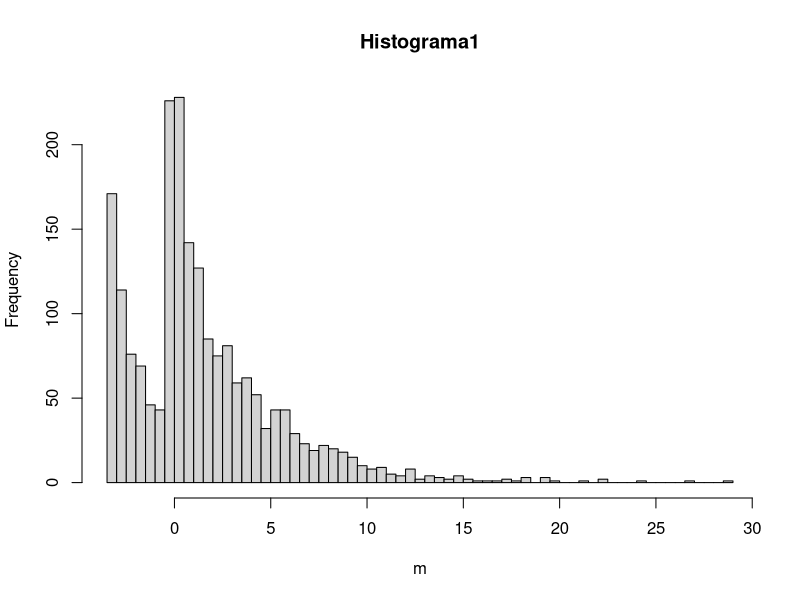
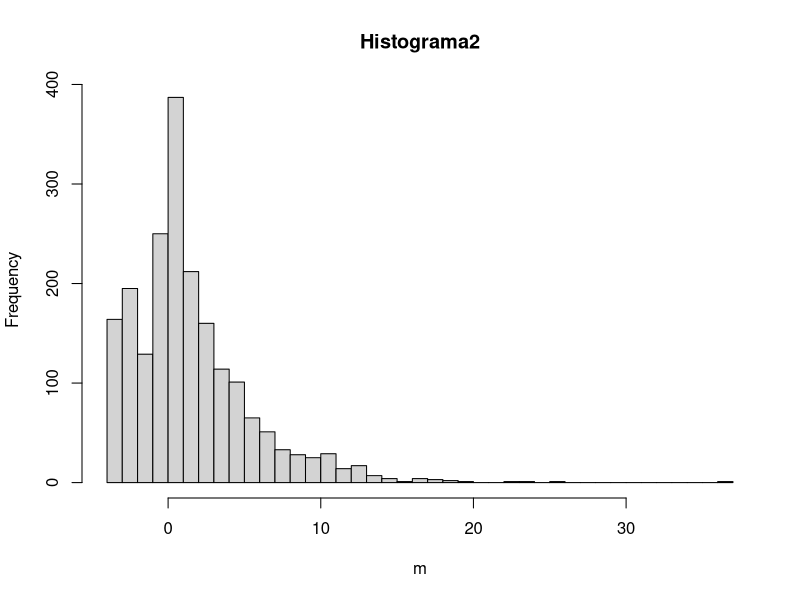
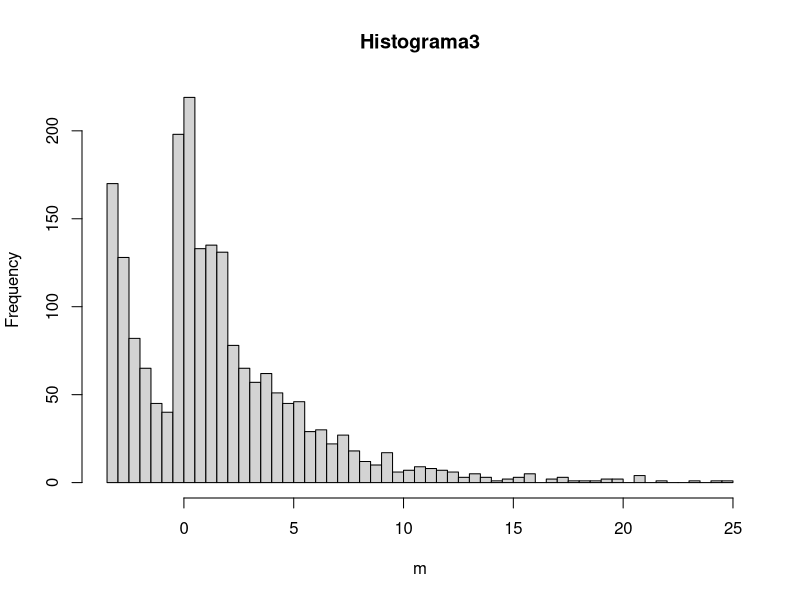
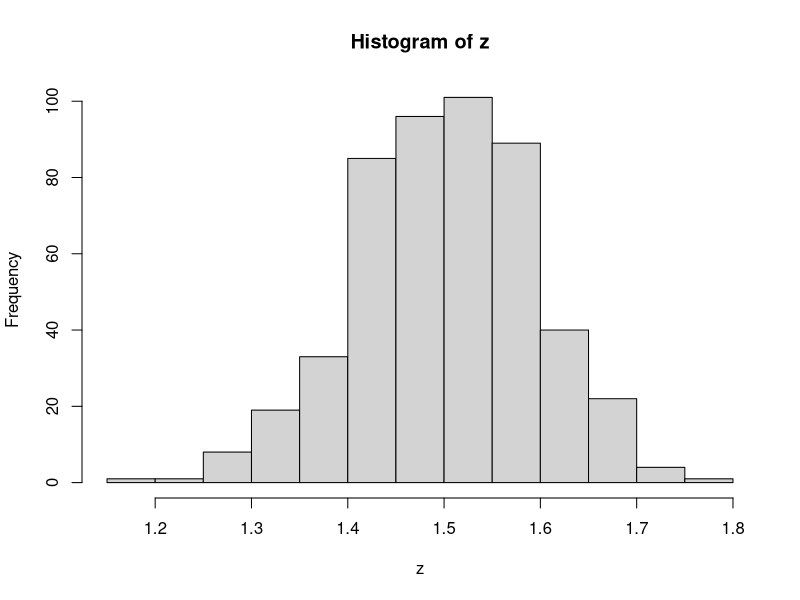

Recreate these plots in R, in order.
## ---- chunk 1
options(warn = -1)
#install.packages('semTools')
library(semTools)
## ---- chunk 2
z = rep(0,500)
z
## ---- chunk 3
for(i in 1:500){
  m = mvrnonnorm(1000,c(1,2),matrix(c(10,2,2,5),2,2),skewness=c(5,2),kurtosis=c(3,3))
  z[i]= mean(m)
  if(i<4){
    hist(m,breaks=50, main= paste0('Histograma',i))
  }
}
## ---- chunk 4
hist(z)
